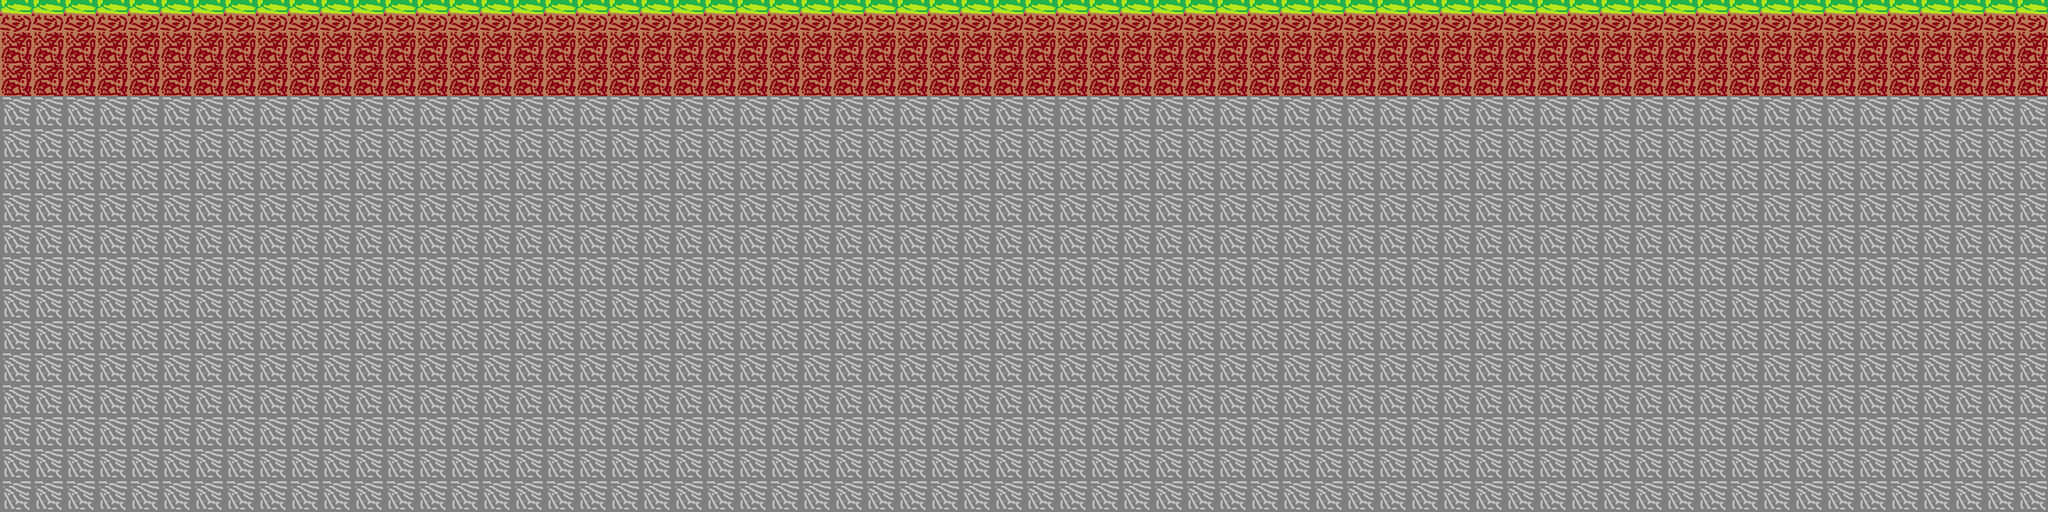

Tiled map render using the project's own tile images. Description and the whole map definition, tile-layer contents included, below:
An orthogonal 64x16 tile map with 50x50 px tiles, 1 tile layer (Tile Layer 1).

<map version="1.8" tiledversion="1.8.4" orientation="orthogonal" renderorder="right-down" width="64" height="16" tilewidth="50" tileheight="50" infinite="0" nextlayerid="2" nextobjectid="1">
 <tileset firstgid="1" source="../tilesets/Game_Tileset.tsx" />
 <layer id="1" name="Tile Layer 1" width="64" height="16">
  <data encoding="csv">
2,2,2,2,2,2,2,2,2,2,2,2,2,2,2,2,2,2,2,2,2,2,2,2,2,2,2,2,2,2,2,2,2,2,2,2,2,2,2,2,2,2,2,2,2,2,2,2,2,2,2,2,2,2,2,2,2,2,2,2,2,2,2,2,
4,4,4,4,4,4,4,4,4,4,4,4,4,4,4,4,4,4,4,4,4,4,4,4,4,4,4,4,4,4,4,4,4,4,4,4,4,4,4,4,4,4,4,4,4,4,4,4,4,4,4,4,4,4,4,4,4,4,4,4,4,4,4,4,
4,4,4,4,4,4,4,4,4,4,4,4,4,4,4,4,4,4,4,4,4,4,4,4,4,4,4,4,4,4,4,4,4,4,4,4,4,4,4,4,4,4,4,4,4,4,4,4,4,4,4,4,4,4,4,4,4,4,4,4,4,4,4,4,
3,3,3,3,3,3,3,3,3,3,3,3,3,3,3,3,3,3,3,3,3,3,3,3,3,3,3,3,3,3,3,3,3,3,3,3,3,3,3,3,3,3,3,3,3,3,3,3,3,3,3,3,3,3,3,3,3,3,3,3,3,3,3,3,
3,3,3,3,3,3,3,3,3,3,3,3,3,3,3,3,3,3,3,3,3,3,3,3,3,3,3,3,3,3,3,3,3,3,3,3,3,3,3,3,3,3,3,3,3,3,3,3,3,3,3,3,3,3,3,3,3,3,3,3,3,3,3,3,
3,3,3,3,3,3,3,3,3,3,3,3,3,3,3,3,3,3,3,3,3,3,3,3,3,3,3,3,3,3,3,3,3,3,3,3,3,3,3,3,3,3,3,3,3,3,3,3,3,3,3,3,3,3,3,3,3,3,3,3,3,3,3,3,
3,3,3,3,3,3,3,3,3,3,3,3,3,3,3,3,3,3,3,3,3,3,3,3,3,3,3,3,3,3,3,3,3,3,3,3,3,3,3,3,3,3,3,3,3,3,3,3,3,3,3,3,3,3,3,3,3,3,3,3,3,3,3,3,
3,3,3,3,3,3,3,3,3,3,3,3,3,3,3,3,3,3,3,3,3,3,3,3,3,3,3,3,3,3,3,3,3,3,3,3,3,3,3,3,3,3,3,3,3,3,3,3,3,3,3,3,3,3,3,3,3,3,3,3,3,3,3,3,
3,3,3,3,3,3,3,3,3,3,3,3,3,3,3,3,3,3,3,3,3,3,3,3,3,3,3,3,3,3,3,3,3,3,3,3,3,3,3,3,3,3,3,3,3,3,3,3,3,3,3,3,3,3,3,3,3,3,3,3,3,3,3,3,
3,3,3,3,3,3,3,3,3,3,3,3,3,3,3,3,3,3,3,3,3,3,3,3,3,3,3,3,3,3,3,3,3,3,3,3,3,3,3,3,3,3,3,3,3,3,3,3,3,3,3,3,3,3,3,3,3,3,3,3,3,3,3,3,
3,3,3,3,3,3,3,3,3,3,3,3,3,3,3,3,3,3,3,3,3,3,3,3,3,3,3,3,3,3,3,3,3,3,3,3,3,3,3,3,3,3,3,3,3,3,3,3,3,3,3,3,3,3,3,3,3,3,3,3,3,3,3,3,
3,3,3,3,3,3,3,3,3,3,3,3,3,3,3,3,3,3,3,3,3,3,3,3,3,3,3,3,3,3,3,3,3,3,3,3,3,3,3,3,3,3,3,3,3,3,3,3,3,3,3,3,3,3,3,3,3,3,3,3,3,3,3,3,
3,3,3,3,3,3,3,3,3,3,3,3,3,3,3,3,3,3,3,3,3,3,3,3,3,3,3,3,3,3,3,3,3,3,3,3,3,3,3,3,3,3,3,3,3,3,3,3,3,3,3,3,3,3,3,3,3,3,3,3,3,3,3,3,
3,3,3,3,3,3,3,3,3,3,3,3,3,3,3,3,3,3,3,3,3,3,3,3,3,3,3,3,3,3,3,3,3,3,3,3,3,3,3,3,3,3,3,3,3,3,3,3,3,3,3,3,3,3,3,3,3,3,3,3,3,3,3,3,
3,3,3,3,3,3,3,3,3,3,3,3,3,3,3,3,3,3,3,3,3,3,3,3,3,3,3,3,3,3,3,3,3,3,3,3,3,3,3,3,3,3,3,3,3,3,3,3,3,3,3,3,3,3,3,3,3,3,3,3,3,3,3,3,
3,3,3,3,3,3,3,3,3,3,3,3,3,3,3,3,3,3,3,3,3,3,3,3,3,3,3,3,3,3,3,3,3,3,3,3,3,3,3,3,3,3,3,3,3,3,3,3,3,3,3,3,3,3,3,3,3,3,3,3,3,3,3,3
</data>
 </layer>
</map>